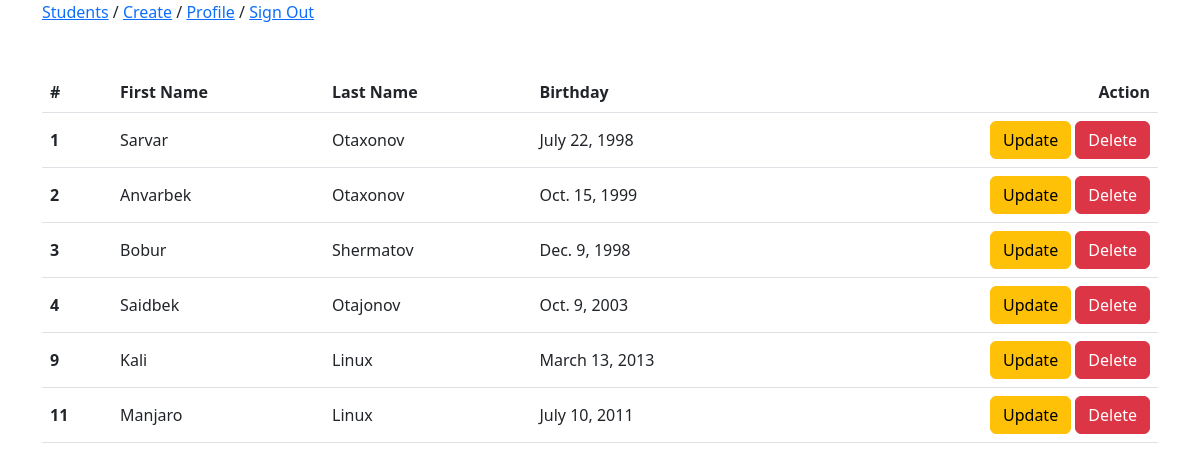
The app's page / (signed in) with its own data.
### School/models.py (models this page shows, shortened)
class Student(models.Model):
    first_name = models.CharField(max_length=100)
    last_name = models.CharField(max_length=100)
    birthday = models.DateField()

### School/views.py (the view)
# urls.py: path('', views.StudentsView, name='students_list'),
def StudentsView(request):
    students = Student.objects.all()
    context = {
        'title': "School Management App",
        "students": students
    }
    return render(request, 'school/students.html', context=context)

### School/templates/school/students.html
{% extends 'school/base.html' %}
{% block content %}
<table class="table align-middle">
    <thead>
      <tr>
        <th scope="col">#</th>
        <th scope="col">First Name</th>
        <th scope="col">Last Name</th>
        <th scope="col">Birthday</th>
        <th class="text-end" scope="col">Action</th>
      </tr>
    </thead>
    <tbody>
        {% for student in students %}
        <tr>
            <th scope="row">{{ student.pk }}</th>
            <td>{{ student.first_name }}</td>
            <td>{{ student.last_name }}</td>
            <td>{{ student.birthday }}</td>
            <td class="text-end">
              <a class="btn btn-warning" href="{% url 'student_update' student.pk %}">Update</a>
              <a class="btn btn-danger" href="{% url 'student_delete' student.pk %}">Delete</a>
            </td>
        </tr>
        {% endfor %}
    </tbody>
  </table>
{% endblock content %}

### records on screen
Student: pk "1", first_name "Sarvar", last_name "Otaxonov", birthday "July 22, 1998"
Student: pk "2", first_name "Anvarbek", last_name "Otaxonov", birthday "Oct. 15, 1999"
Student: pk "3", first_name "Bobur", last_name "Shermatov", birthday "Dec. 9, 1998"
Student: pk "4", first_name "Saidbek", last_name "Otajonov", birthday "Oct. 9, 2003"
Student: pk "9", first_name "Kali", last_name "Linux", birthday "March 13, 2013"
Student: pk "11", first_name "Manjaro", last_name "Linux", birthday "July 10, 2011"
